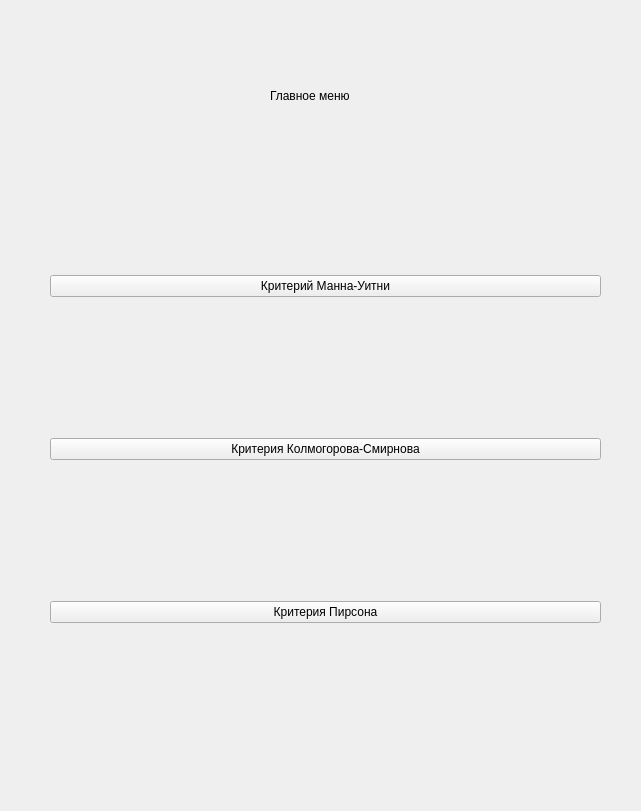
<?xml version="1.0" encoding="UTF-8"?>
<ui version="4.0">
 <class>Form</class>
 <widget class="QWidget" name="Form">
  <property name="geometry">
   <rect>
    <x>0</x>
    <y>0</y>
    <width>641</width>
    <height>811</height>
   </rect>
  </property>
  <property name="windowTitle">
   <string>Form</string>
  </property>
  <widget class="QStackedWidget" name="stackedWidget">
   <property name="geometry">
    <rect>
     <x>30</x>
     <y>30</y>
     <width>581</width>
     <height>751</height>
    </rect>
   </property>
   <property name="currentIndex">
    <number>0</number>
   </property>
   <widget class="QWidget" name="page">
    <widget class="QWidget" name="verticalLayoutWidget">
     <property name="geometry">
      <rect>
       <x>20</x>
       <y>110</y>
       <width>551</width>
       <height>621</height>
      </rect>
     </property>
     <layout class="QVBoxLayout" name="verticalLayout">
      <item>
       <widget class="QPushButton" name="pushButton_2">
        <property name="text">
         <string>Критерий Манна-Уитни</string>
        </property>
       </widget>
      </item>
      <item>
       <widget class="QPushButton" name="pushButton">
        <property name="text">
         <string>Критерия Колмогорова-Смирнова</string>
        </property>
       </widget>
      </item>
      <item>
       <widget class="QPushButton" name="pushButton_3">
        <property name="text">
         <string>Критерия Пирсона</string>
        </property>
       </widget>
      </item>
     </layout>
    </widget>
    <widget class="QLabel" name="label">
     <property name="geometry">
      <rect>
       <x>240</x>
       <y>50</y>
       <width>81</width>
       <height>31</height>
      </rect>
     </property>
     <property name="text">
      <string>Главное меню</string>
     </property>
    </widget>
   </widget>
   <widget class="QWidget" name="page_2">
    <widget class="QWidget" name="verticalLayoutWidget_2">
     <property name="geometry">
      <rect>
       <x>100</x>
       <y>70</y>
       <width>361</width>
       <height>631</height>
      </rect>
     </property>
     <layout class="QVBoxLayout" name="verticalLayout_2">
      <item>
       <widget class="QLabel" name="label_2">
        <property name="text">
         <string>Описание критерия</string>
        </property>
       </widget>
      </item>
      <item>
       <widget class="QTextBrowser" name="textBrowser"/>
      </item>
      <item>
       <widget class="QPushButton" name="pushButton_4">
        <property name="text">
         <string>Далее</string>
        </property>
       </widget>
      </item>
      <item>
       <widget class="QPushButton" name="pushButton_5">
        <property name="text">
         <string>Назад</string>
        </property>
       </widget>
      </item>
     </layout>
    </widget>
   </widget>
   <widget class="QWidget" name="page_3">
    <widget class="QWidget" name="verticalLayoutWidget_3">
     <property name="geometry">
      <rect>
       <x>120</x>
       <y>230</y>
       <width>291</width>
       <height>191</height>
      </rect>
     </property>
     <layout class="QVBoxLayout" name="verticalLayout_3">
      <item>
       <widget class="QComboBox" name="comboBox">
        <property name="font">
         <font>
          <weight>75</weight>
          <italic>true</italic>
          <bold>true</bold>
         </font>
        </property>
        <property name="cursor">
         <cursorShape>ArrowCursor</cursorShape>
        </property>
        <property name="focusPolicy">
         <enum>Qt::StrongFocus</enum>
        </property>
        <property name="contextMenuPolicy">
         <enum>Qt::NoContextMenu</enum>
        </property>
        <property name="layoutDirection">
         <enum>Qt::LeftToRight</enum>
        </property>
        <property name="autoFillBackground">
         <bool>false</bool>
        </property>
        <item>
         <property name="text">
          <string>Ввод с названием</string>
         </property>
        </item>
        <item>
         <property name="text">
          <string>Только номера</string>
         </property>
        </item>
       </widget>
      </item>
      <item>
       <widget class="QPushButton" name="pushButton_7">
        <property name="text">
         <string>Далее</string>
        </property>
       </widget>
      </item>
      <item>
       <widget class="QPushButton" name="pushButton_6">
        <property name="text">
         <string>Назад</string>
        </property>
       </widget>
      </item>
     </layout>
    </widget>
   </widget>
   <widget class="QWidget" name="page_4">
    <widget class="QWidget" name="gridLayoutWidget">
     <property name="geometry">
      <rect>
       <x>20</x>
       <y>20</y>
       <width>531</width>
       <height>701</height>
      </rect>
     </property>
     <layout class="QGridLayout" name="gridLayout">
      <item row="0" column="0">
       <widget class="QTableView" name="tableView"/>
      </item>
      <item row="0" column="1">
       <widget class="QPushButton" name="pushButton_8">
        <property name="text">
         <string>Добавить</string>
        </property>
       </widget>
      </item>
      <item row="0" column="2">
       <widget class="QPushButton" name="pushButton_9">
        <property name="text">
         <string>Удалить</string>
        </property>
       </widget>
      </item>
      <item row="1" column="0">
       <widget class="QPushButton" name="pushButton_10">
        <property name="text">
         <string>Результат</string>
        </property>
       </widget>
      </item>
     </layout>
    </widget>
   </widget>
   <widget class="QWidget" name="page_5"/>
  </widget>
 </widget>
 <resources/>
 <connections/>
</ui>
